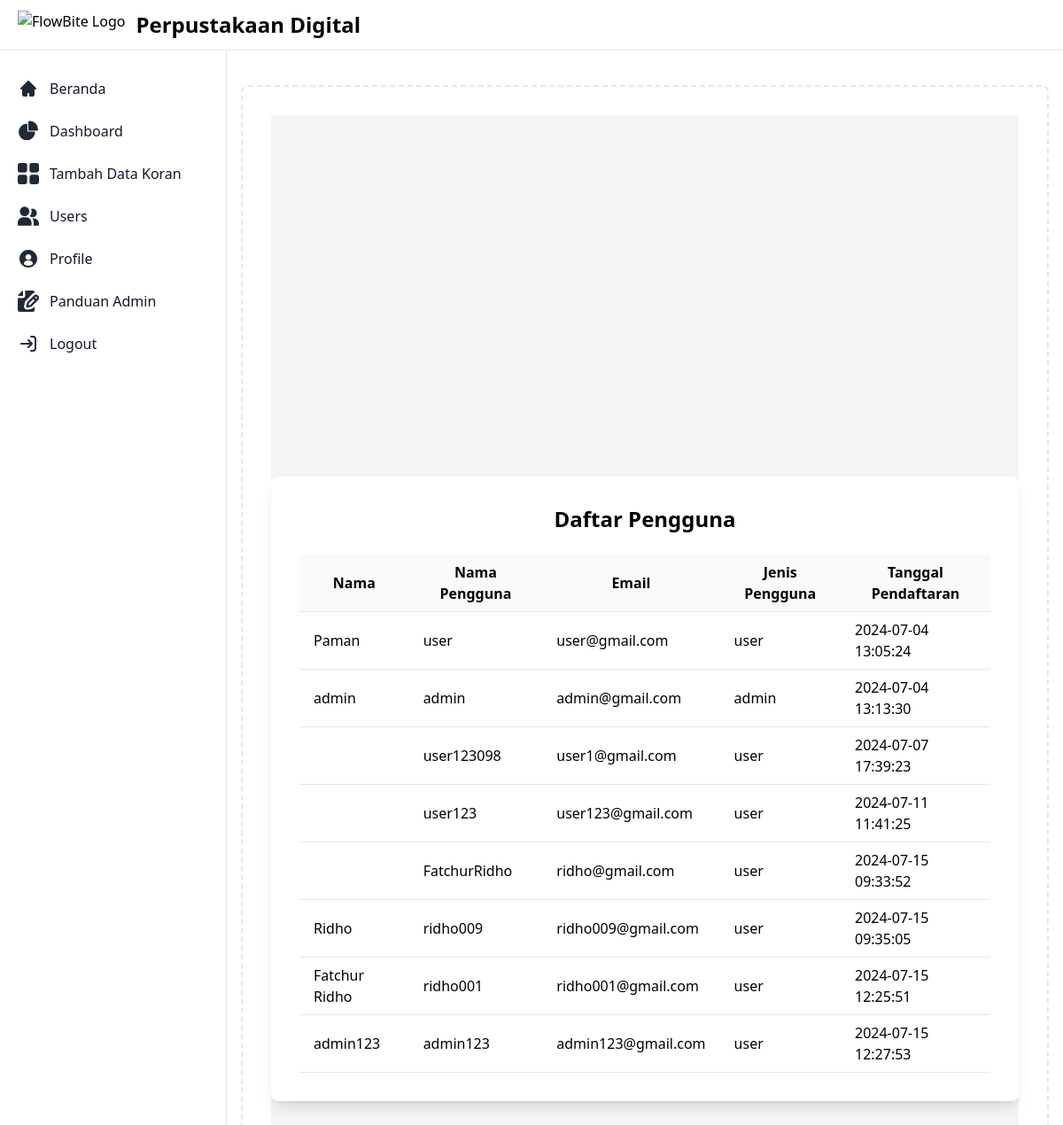
The page /admin/daftar_user.php (signed in) on the database its author committed.
### tables this page shows
CREATE TABLE `users` (
  `id` int(11) NOT NULL,
  `username` varchar(50) NOT NULL,
  `email` varchar(100) NOT NULL,
  `password` varchar(255) NOT NULL,
  `created_at` timestamp NOT NULL DEFAULT current_timestamp(),
  `role` enum('user','admin') NOT NULL DEFAULT 'user',
  `name` varchar(255) NOT NULL
);

### admin/daftar_user.php (the view, shortened to what this page needs)
<?php
require '../config.php';
$limit = 10;
$page = isset($_GET['page']) ? (int)$_GET['page'] : 1;
$offset = ($page - 1) * $limit;
$sql = "SELECT name, username, email, role, created_at FROM users LIMIT :limit OFFSET :offset";
$stmt = $pdo->prepare($sql);
$stmt->bindParam(':limit', $limit, PDO::PARAM_INT);
$stmt->bindParam(':offset', $offset, PDO::PARAM_INT);
$stmt->execute();
$users = $stmt->fetchAll();
?>
<!DOCTYPE html>
<html lang="en">
<head>
    <script src="https://cdn.tailwindcss.com"></script>
    <link href="https://cdn.jsdelivr.net/npm/flowbite@2.4.1/dist/flowbite.min.css" rel="stylesheet" />
</head>
<body>
    <div class="flex flex-col md:flex-row">
        <?php
require 'navbar_admin.php'
?>
        <div class="p-4 sm:ml-64">
    <div class="p-4 border-2 border-gray-200 border-dashed rounded-lg dark:border-gray-700 mt-14">
        <main class="mt-0 p-4">
            <div class="min-h-screen flex items-center justify-center bg-gray-100">
                <div class="bg-white p-8 rounded-lg shadow-lg w-full max-w-4xl">
                    <h1 class="text-2xl font-bold mb-6 text-center">Daftar Pengguna</h1>
                    <div class="overflow-x-auto">
                        <table class="min-w-full bg-white">
                            <thead>
                                <tr>
                                    <th class="py-2 px-4 border-b border-gray-200 bg-gray-50">Nama</th>
                                    <th class="py-2 px-4 border-b border-gray-200 bg-gray-50">Nama Pengguna</th>
                                    <th class="py-2 px-4 border-b border-gray-200 bg-gray-50">Email</th>
                                    <th class="py-2 px-4 border-b border-gray-200 bg-gray-50">Jenis Pengguna</th>
                                    <th class="py-2 px-4 border-b border-gray-200 bg-gray-50">Tanggal Pendaftaran</th>
                                </tr>
                            </thead>
                            <tbody>
                                <?php
                            if ($users) {
                                foreach ($users as $user) {
                                    echo "<tr>";
                                    echo "<td class='py-2 px-4 border-b border-gray-200'>" . htmlspecialchars($user['name']) . "</td>";
                                    echo "<td class='py-2 px-4 border-b border-gray-200'>" . htmlspecialchars($user['username']) . "</td>";
                                    echo "<td class='py-2 px-4 border-b border-gray-200'>" . htmlspecialchars($user['email']) . "</td>";
                                    echo "<td class='py-2 px-4 border-b border-gray-200'>" . htmlspecialchars($user['role']) . "</td>";
                                    echo "<td class='py-2 px-4 border-b border-gray-200'>" . htmlspecialchars($user['created_at']) . "</td>";
                                    echo "</tr>";
                                }
                            } else {
                                echo "<tr><td colspan='5' class='py-2 px-4 border-b border-gray-200 text-center'>Tidak ada pengguna yang ditemukan.</td></tr>";
                            }
                            ?>
                            </tbody>
                        </table>
                    </div>
                </div>
            </div>
        </main>
    </div>
</div>
</body>
</html>

### rows shown on the page
users: name "Paman", username "user", email "user@gmail.com", role "user", created_at "2024-07-04 13:05:24"
users: name "admin", username "admin", email "admin@gmail.com", role "admin", created_at "2024-07-04 13:13:30"
users: username "user123098", email "user1@gmail.com", role "user", created_at "2024-07-07 17:39:23"
users: username "user123", email "user123@gmail.com", role "user", created_at "2024-07-11 11:41:25"
users: username "FatchurRidho", email "ridho@gmail.com", role "user", created_at "2024-07-15 09:33:52"
users: name "Ridho", username "ridho009", email "ridho009@gmail.com", role "user", created_at "2024-07-15 09:35:05"
users: name "Fatchur Ridho", username "ridho001", email "ridho001@gmail.com", role "user", created_at "2024-07-15 12:25:51"
users: name "admin123", username "admin123", email "admin123@gmail.com", role "user", created_at "2024-07-15 12:27:53"
